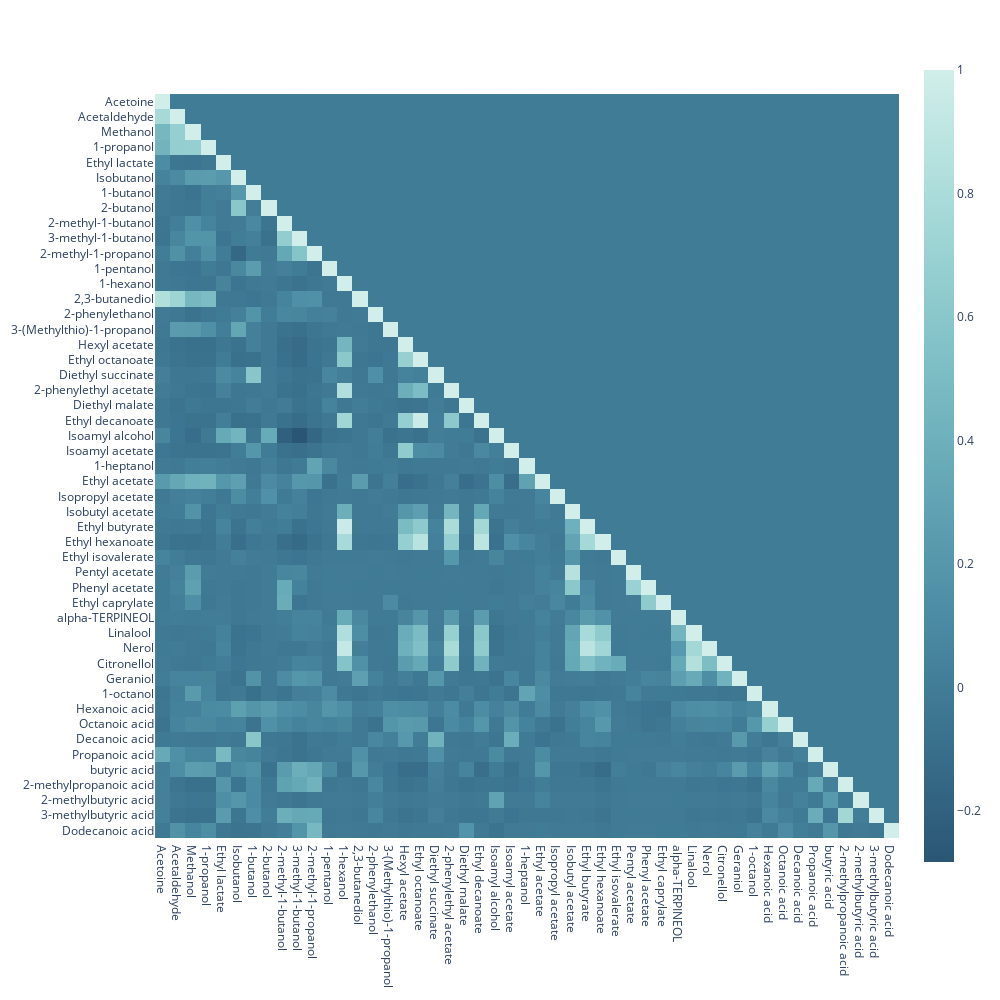

Here is the notebook cell this chart was saved with:
### Markdown cell above
### 3.2. Correlations
To understand which chemical components are most correlated with each other, let's build a correlation matrix

### Code cell
# Calculate the correlation matrix
corr_matrix = chem_df.corr()

# Creating a triangular correlation matrix, hiding the upper triangle
tril_corr_matrix = np.tril(corr_matrix)

# Visualize the correlation matrix using Pony Express
fig = px.imshow(tril_corr_matrix, x=list(corr_matrix.columns), y=list(corr_matrix.columns), color_continuous_scale = px.colors.sequential.Teal_r)

# Increasing the size of the drawing
fig.update_layout(width=1000, height=1000)
fig.show()

### Figure 1 — Plotly figure (JSON) as saved in the notebook; plotly's stock layout.template omitted (floating-point values rounded to 4 significant figures; data arrays with more than 128 entries replaced by an {"elided": "..."} marker saying what was removed)
{"data": [{"coloraxis": "coloraxis", "hovertemplate": "x: %{x}<br>y: %{y}<br>color: %{z}<extra></extra>", "name": "0", "type": "heatmap", "x": ["Acetoine", "Acetaldehyde", "Methanol", "1-propanol", "Ethyl lactate", "Isobutanol", "1-butanol", "2-butanol", "2-methyl-1-butanol", "3-methyl-1-butanol", "2-methyl-1-propanol", "1-pentanol", "1-hexanol", "2,3-butanediol", "2-phenylethanol", "3-(Methylthio)-1-propanol", "Hexyl acetate", "Ethyl octanoate", "Diethyl succinate", "2-phenylethyl acetate", "Diethyl malate", "Ethyl decanoate", "Isoamyl alcohol", "Isoamyl acetate", "1-heptanol", "Ethyl acetate", "Isopropyl acetate", "Isobutyl acetate", "Ethyl butyrate", "Ethyl hexanoate", "Ethyl isovalerate", "Pentyl acetate", "Phenyl acetate", "Ethyl caprylate", "alpha-TERPINEOL", "Linalool ", "Nerol", "Citronellol", "Geraniol", "1-octanol", "Hexanoic acid", "Octanoic acid", "Decanoic acid", "Propanoic acid", "butyric acid", "2-methylpropanoic acid", "2-methylbutyric acid", "3-methylbutyric acid", "Dodecanoic acid"], "xaxis": "x", "y": ["Acetoine", "Acetaldehyde", "Methanol", "1-propanol", "Ethyl lactate", "Isobutanol", "1-butanol", "2-butanol", "2-methyl-1-butanol", "3-methyl-1-butanol", "2-methyl-1-propanol", "1-pentanol", "1-hexanol", "2,3-butanediol", "2-phenylethanol", "3-(Methylthio)-1-propanol", "Hexyl acetate", "Ethyl octanoate", "Diethyl succinate", "2-phenylethyl acetate", "Diethyl malate", "Ethyl decanoate", "Isoamyl alcohol", "Isoamyl acetate", "1-heptanol", "Ethyl acetate", "Isopropyl acetate", "Isobutyl acetate", "Ethyl butyrate", "Ethyl hexanoate", "Ethyl isovalerate", "Pentyl acetate", "Phenyl acetate", "Ethyl caprylate", "alpha-TERPINEOL", "Linalool ", "Nerol", "Citronellol", "Geraniol", "1-octanol", "Hexanoic acid", "Octanoic acid", "Decanoic acid", "Propanoic acid", "butyric acid", "2-methylpropanoic acid", "2-methylbutyric acid", "3-methylbutyric acid", "Dodecanoic acid"], "yaxis": "y", "z": {"elided": "49x49 float values"}}], "layout": {"coloraxis": {"colorscale": [[0, "rgb(42, 86, 116)"], [0.1667, "rgb(59, 115, 143)"], [0.3333, "rgb(79, 144, 166)"], [0.5, "rgb(104, 171, 184)"], [0.6667, "rgb(133, 196, 201)"], [0.8333, "rgb(168, 219, 217)"], [1, "rgb(209, 238, 234)"]]}, "height": 1000, "margin": {"t": 60}, "width": 1000, "xaxis": {"anchor": "y", "constrain": "domain", "domain": [0, 1], "scaleanchor": "y"}, "yaxis": {"anchor": "x", "autorange": "reversed", "constrain": "domain", "domain": [0, 1]}}}
